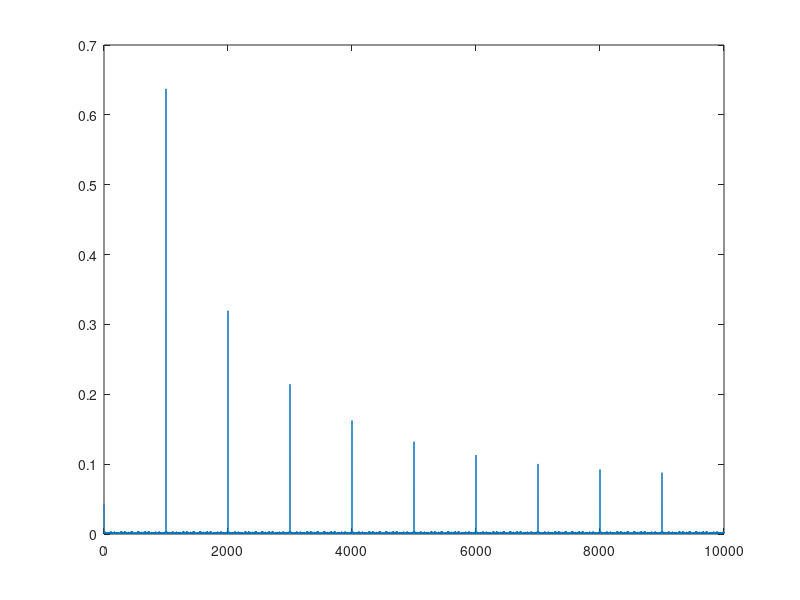

Here is the MATLAB script that generated this plot: (Note: this script raises an error after producing the figure.)
%clc
clear variables
close all


N = 10;
FFTPoints = 2^N;
SamplingFreq = 20e3;
SamplingTime = 1/SamplingFreq;
EndTime = 1e0;


Time = 0:SamplingTime:EndTime-SamplingTime;
Signal = sawtooth(2*pi*Time*1e3);
%Signal = sawtooth(2*pi*Time*200e3,0.5);
%plot(Time,Signal);

SamplePoints = length(Time);
FourierTransform = fft(Signal)/SamplePoints;
Frequency = 0:SamplingFreq/SamplePoints:SamplingFreq-SamplingFreq/SamplePoints;
MeaningfulFrequency = Frequency(1:SamplePoints/2);
SingleSideBand = [FourierTransform(1) 2*FourierTransform(2:SamplePoints/2)];
%plot(Frequency,abs(FourierTransform))
plot(MeaningfulFrequency,abs(SingleSideBand))
SpectrumPower = pspectrum(Signal);
plot(SpectrumPower)





% hold
% [U, L] = envelope(abs(SingleSideBand));
% plot(MeaningfulFrequency,U)
%t = 0:.0001:.0625;
%y = square(2*pi*30*t);
%plot(t,y)